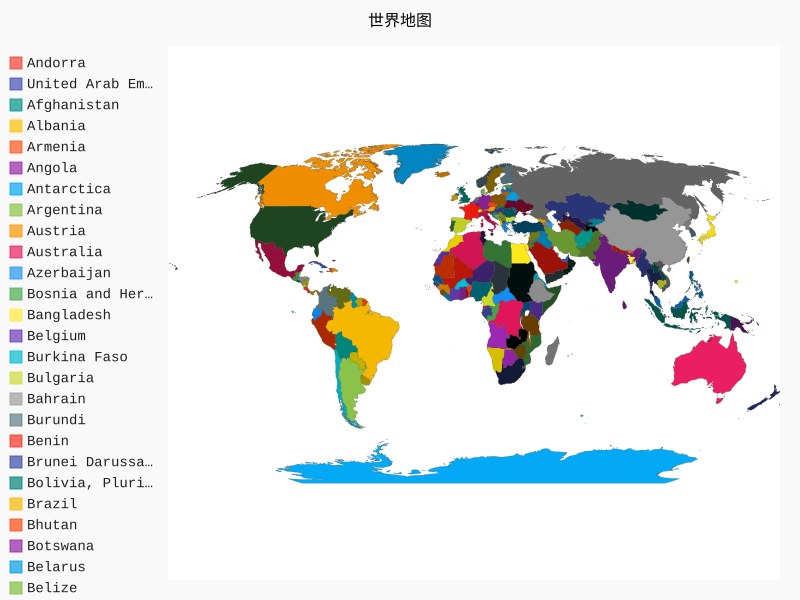

Write the Python code that produced this figure.
__author__ = 'xianda'
# 世界地图
from pygal_maps_world.maps import World
from pygal_maps_world.i18n import COUNTRIES


def world_country_map():
    '''世界各国地图'''
    wm_c = World()
    wm_c.force_uri_protocol = 'http'
    wm_c.title = '世界地图'
    for code, name in COUNTRIES.items():
        # print(name, code)
        wm_c.add(name, code)
    wm_c.add('Yemen', {'ye': 'Yemen'})
    wm_c.render_to_file('world_map.svg')


def one_country_map():
    '''一国地图'''
    wm_o = World()
    wm_o.force_uri_protocol = 'http'
    wm_o.title = '世界地图(中国)'
    wm_o.add('China', {'中国': 'cn'})
    wm_o.render_to_file('country_map.svg')


world_country_map()
one_country_map()
